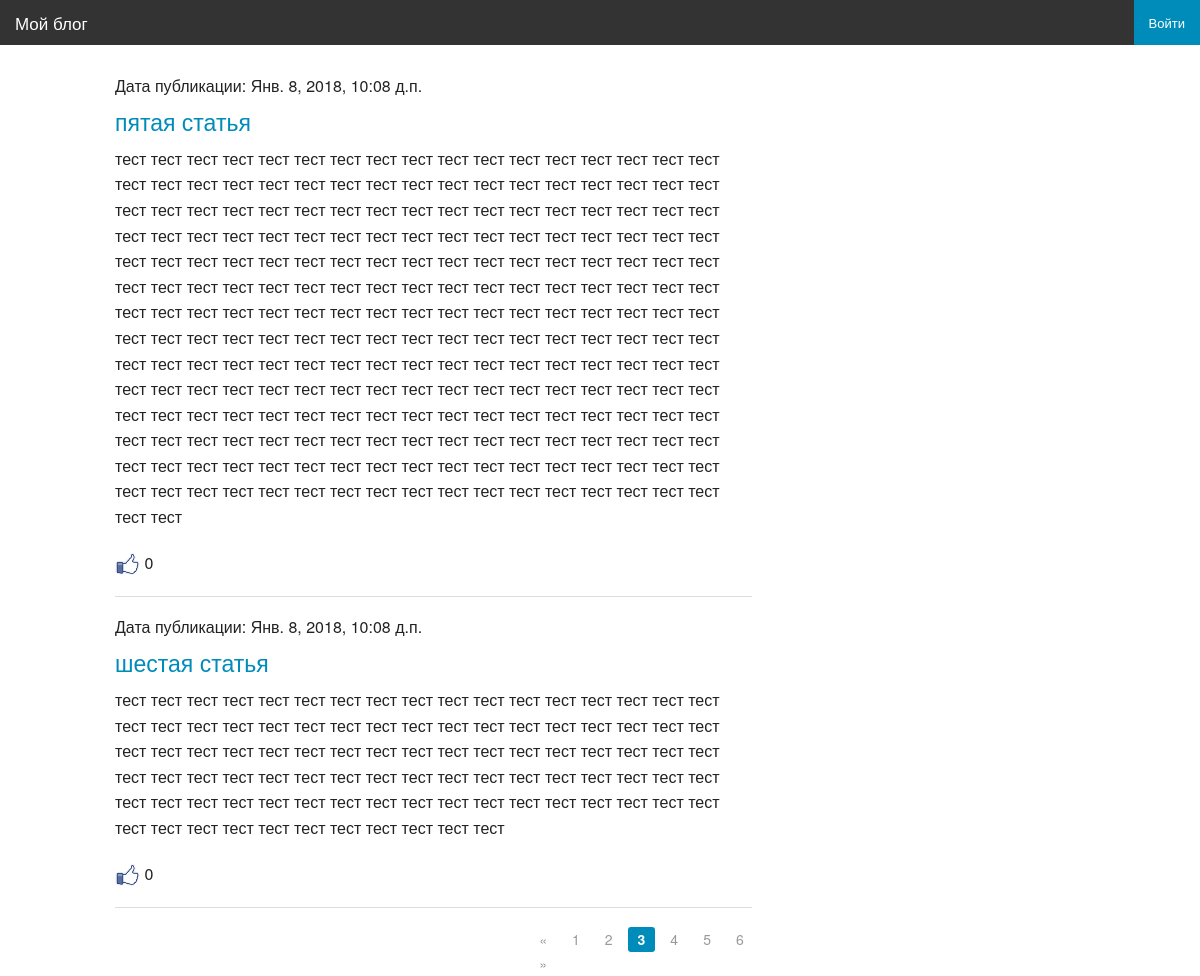
Screenshot of /page/3/ with the database file from the repository.
### article/models.py (models this page shows, shortened)
class Article(models.Model):
    class Meta():
        db_table = "article"
    article_title = models.CharField(max_length = 200)
    article_text = RichTextField()
    article_date = models.DateTimeField()
    article_likes = models.IntegerField(default=0)
    article_image = models.ImageField(null=True, blank=True, upload_to="images/", verbose_name= 'Изображение')
    def bit(self):
        if self.article_image:
            return mark_safe ('<img src="%s" width="70"/>'% self.article_image.url)
        else:
            return '(none)'
    bit.short_descriptio = 'Изображение'
    bit.allow_tags = True

### article/views.py (the view)
# urls.py: re_path(r'^articles/(?P<article_id>\d+)/get/(?P<page_comments_number>\d+)/$', views.article),
def articles(request, page_number=1):
    all_articles = Article.objects.all()
    current_page = Paginator(all_articles, 2)
    return render_to_response('articles.html', {'articles': current_page.page(page_number), 'username': auth.get_user(request).username})

### article/templates/articles.html
{% extends 'main.html' %}
{% load staticfiles %}
{% block article %}
    <div class="large-8 columns">
{% for article in articles %}
    <h6>Дата публикации: {{ article.article_date }}</h6>
    <h4><a href="/articles/get/{{ article.id }}/"> {{ article.article_title }}</a></h4>
    <p>{{ article.article_text }}</p>
    <p><a href="/articles/addlike/{{ article.id }}/"> <img src="{% static "images.png" %}" width="25px" height="25px"></a> {{ article.article_likes }}</p>
    <hr>
{% endfor %}
    </div>
    <div class="row">
        <div class="large-3 large-offset-5 columns">
            <ul class="pagination">
                {% if articles.has_previous %}
                    <li class="arrow"><a href="/page/{{ articles.previous_page_number }}/">&laquo;</a></li>
                {% else %}
                    <li class="arrow unavailable"><a href="">&laquo;</a></li>
                {% endif %}
                {% for page in articles.paginator.page_range %}
                    {% if page == articles.number %}
                        <li class="current"><a href="/page/{{ page }}/">{{ page }}</a></li>
                    {% else %}
                        <li><a href="/page/{{ page }}/">{{ page }}</a></li>
                    {% endif %}
                {% endfor %}
                {% if articles.has_next %}
                    <li class="arrow"><a href="/page/{{ articles.next_page_number }}/">&raquo;</a></li>
                {% else %}
                    <li class="arrow unavailable"><a href="">&raquo;</a></li>
                {% endif %}
            </ul>
        </div>
    </div>
{% endblock %}

### rows the page displays
Article: article_date "Янв. 8, 2018, 10:08 д.п.", article_title "пятая статья", article_text "тест тест тест тест тест тест тест тест тест тест тест тест тест тест тест тест тест тест тест тест тест тест тест тест тест тест тест тест тест тест тест тест тест тест тест тест тест тест тест тест тест тест тест тест тест тест тест тест тест тест тест тест тест тест тест тест тест тест тест тест тест тест тест тест тест тест тест тест тест тест тест тест тест тест тест тест тест тест тест тест тест тест тест тест тест тест тест тест тест тест тест тест тест тест тест тест тест тест тест тест тест тест тест тест тест тест тест тест тест тест тест тест тест тест тест тест тест тест тест тест тест тест тест тест тест тест тест тест тест тест тест тест тест тест тест тест тест тест тест тест…", article_likes "0"
Article: article_date "Янв. 8, 2018, 10:08 д.п.", article_title "шестая статья", article_text "тест тест тест тест тест тест тест тест тест тест тест тест тест тест тест тест тест тест тест тест тест тест тест тест тест тест тест тест тест тест тест тест тест тест тест тест тест тест тест тест тест тест тест тест тест тест тест тест тест тест тест тест тест тест тест тест тест тест тест тест тест тест тест тест тест тест тест тест тест тест тест тест тест тест тест тест тест тест тест тест тест тест тест тест тест тест тест тест тест тест тест тест тест тест тест тест", article_likes "0"

### other values shown
{{ page }} "1" "2" "4" "5" "6"
{{ page }} "3"
